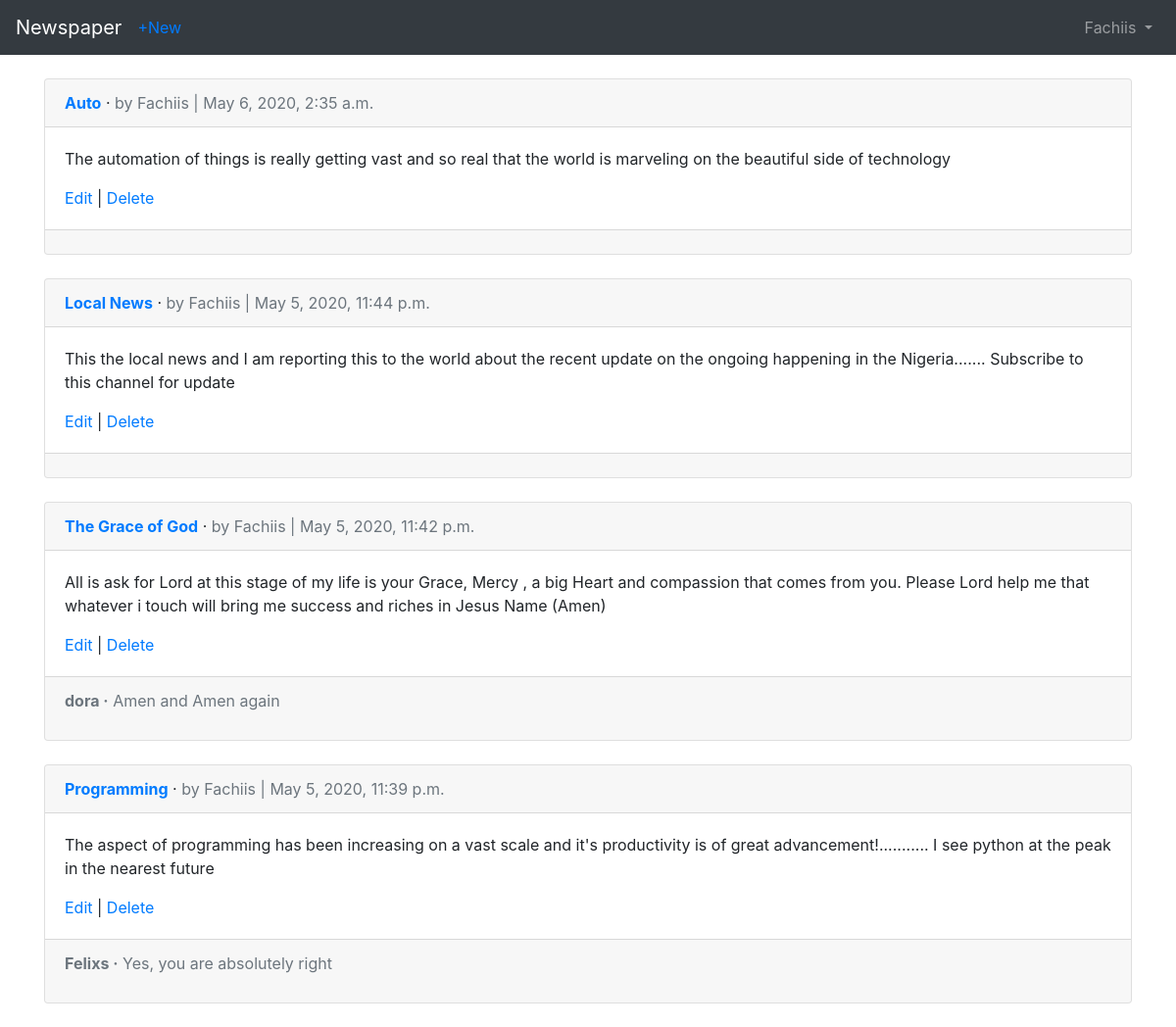
The page /articles/ (signed in) on the database as committed earlier.
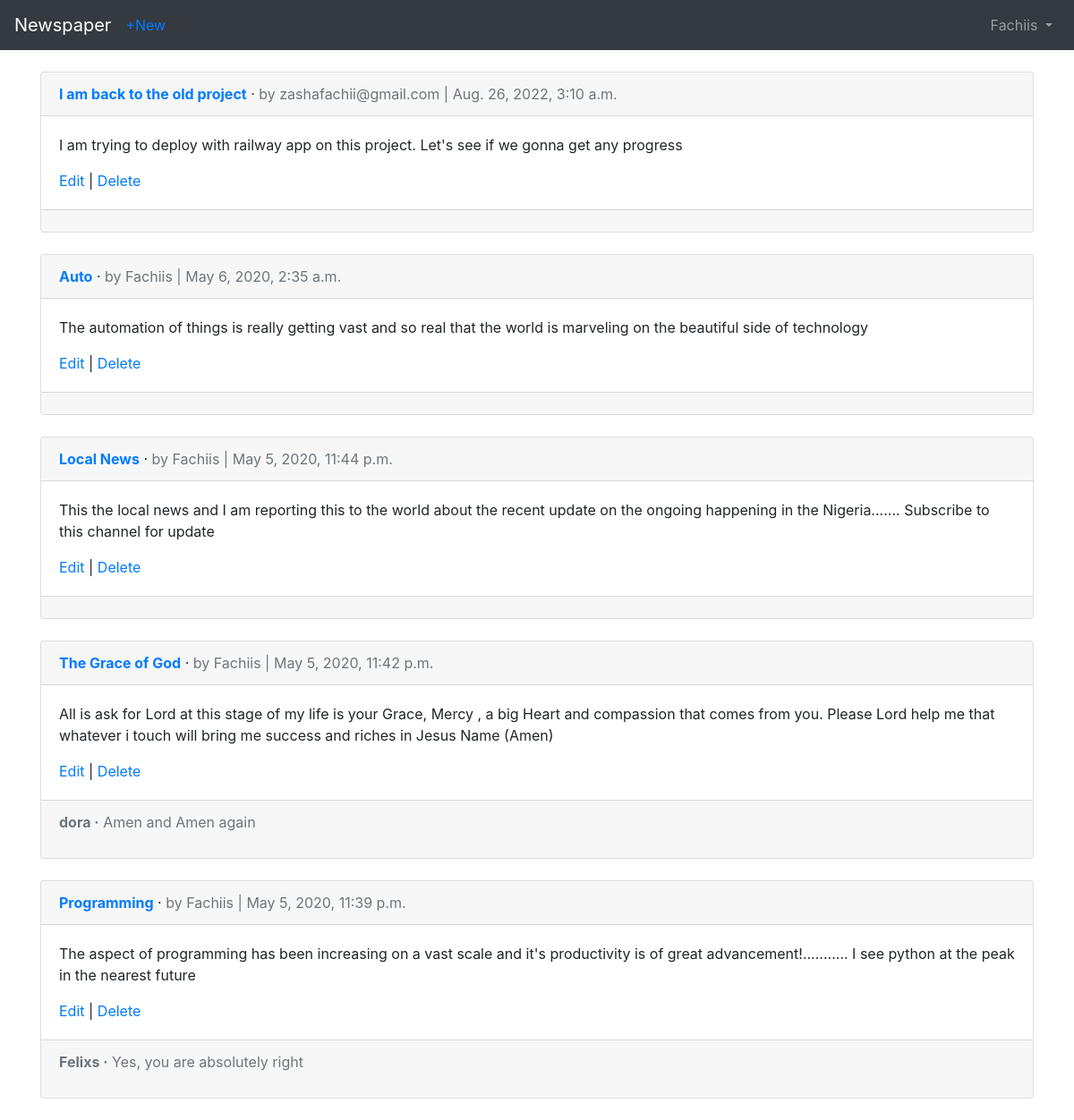
The same page on the database as committed later.
### articles/models.py (models this page shows, shortened)
class Article(models.Model):
    title = models.CharField(max_length=300)
    body = models.TextField()
    author = models.ForeignKey(get_user_model(), on_delete=models.CASCADE)
    pub_date = models.DateTimeField(auto_now_add=True)
    class Meta:
        ordering = ("-pub_date",)

class Comment(models.Model):
    article = models.ForeignKey(
        "Article",
        on_delete=models.CASCADE,
        related_name="comments",
    )
    comment = models.CharField(max_length=150)
    author = models.ForeignKey(get_user_model(), on_delete=models.CASCADE)
    def __str__(self):
        return self.comment

### users/models.py (models this page shows)
class CustomUser(AbstractUser):
    age = models.PositiveIntegerField(null=True, blank=True)

### articles/views.py (the view)
# urls.py: path("", ArticleListView.as_view(), name="article_list"),
class ArticleListView(LoginRequiredMixin, ListView):
    model = Article
    context_object_name = "article_list"
    template_name = "article_list.html"
    login_url = "login"

### templates/article_list.html (shortened to what this page needs)
{% extends 'base.html' %}
{% block content %}
    {% for article in article_list %}
    <div class="card">
        <div class="card-header">
            <span class="font-weight-bold"><a href="{% url 'article_detail' article.pk %}">
                {{ article.title }}</a></span> &middot;
            <span class="text-muted">by {{ article.author }} |
            {{ article.pub_date }}</span>
        </div>
        <div class="card-body">
            <p>{{ article.body }}</p>
            <a href="{% url 'article_update' article.pk %}">Edit</a> |
            <a href="{% url 'article_delete' article.pk %}">Delete</a>
        </div>
        <div class="card-footer text-muted">
            {% for comment in article.comments.all %}
                <p>
                    <span class="font-weight-bold">{{ comment.author }} &middot;</span>
                    {{ comment }}
                </p>
            {% endfor %}
        </div>
    </div>
    <br />
    {% endfor %}
{% endblock content %}

Rows that differ between the two databases and show on the page:
added Article: title "I am back to the old project", author "zashafachii@gmail.com", pub_date "Aug. 26, 2022, 3:10 a.m.", body "I am trying to deploy with railway app on this project. Let's see if we gonna get any progress"
